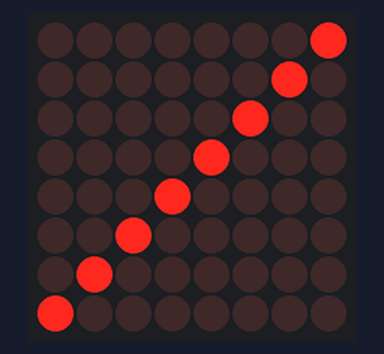
Simulated run of this program. Board: pyboard running MicroPython. Shown: 8×8 LED matrix. Library files of the repository ran but are not shown: MAX7219.py.

Above: at 1.0 s.
At 5.11 s:
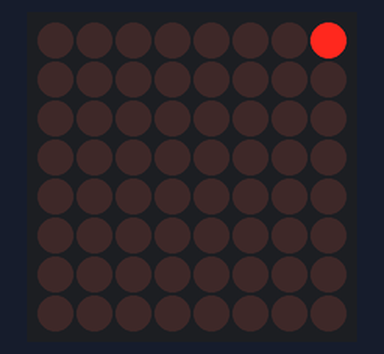
At 5.52 s:
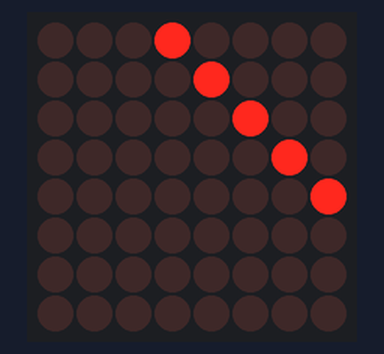
At 6.03 s:
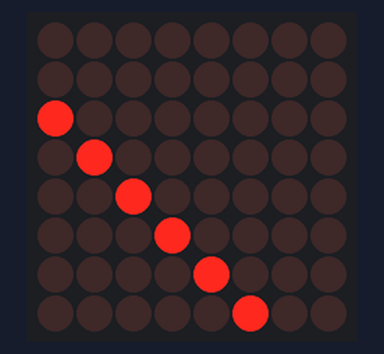
At 6.44 s:
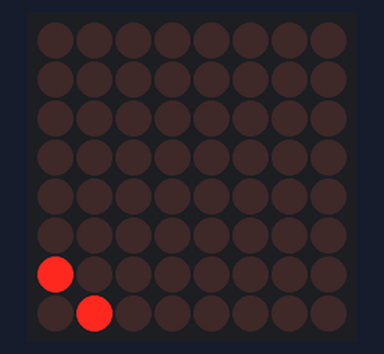
At 6.94 s:
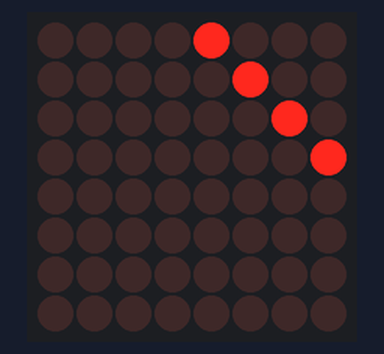

The program:

LEDMatrixExample.py
```python
# (licence header left out)
import pyb
from LEDMatrixWithMAX import *

m = LEDMatrixWithMAX(1)
m.on()
m.clearDisplay()
for i in range(8):
    m.setPixel(i,i,True)
m.updateDisplay()

intensity = 100
step = -1
for _ in range(500) :
  m.setIntensity(intensity)
  pyb.delay(10)
  intensity += step
  if intensity == 0:
    step = 1
  if intensity == 100:
    step = -1

while True :
  for k in range(8) :
    m.clearDisplay()
    for i in range(k+1) :
      m.setPixel(i, k-i, True)
    m.updateDisplay()
    pyb.delay(100)
  for k in range(7) :
    m.clearDisplay()
    for i in range(k,7) :
      m.setPixel(7+k-i, i+1, True)
    m.updateDisplay()
    pyb.delay(100)
```

LEDMatrixWithMAX.py
```python
# (licence header left out)
from MAX7219 import *

""" Test program
import pyb
from LEDMatrixWithMAX import *

m = LEDMatrixWithMAX(1)
m.on()
m.clearDisplay()
for i in range(8):
    m.setPixel(i,i,True)
m.updateDisplay()

intensity = 100
step = -1
while True:
	m.setIntensity(intensity)
	pyb.delay(10)
	intensity += step
	if intensity == 0:
		step = 1
	if intensity == 100:
		step = -1
"""

class LEDMatrixWithMAX:
	def __init__(self, bus):
		"""
		Create a new LED matrix

		When bus = 1, CLK = X6, CS = X5, DIN = X8
		When bus = 2, CLK = Y6, CS = Y5, DIN = Y8
		"""
		self.max = MAX7219(bus)
		self.max.scan(8)
		self.max.decode(MAX7219.NO_DECODE)
		self.max.test(MAX7219.NOTEST)
		self.bitmap = bytearray(8)
		self.clearDisplay()

	def on(self, on=True):
		""" Turn the matrix on or off """
		if on:
			self.max.switch(MAX7219.ON)
		else:
			self.max.switch(MAX7219.OFF)

	def clearBitmap(self):
		""" Set all pixels off (does not change the LEDs) """
		for i in range(8):
			self.bitmap[i] = 0

	def updateDisplay(self):
		""" Refresh the LEDs so that they match the pixels """
		for i in range(8):
			self.max.digit(i, self.bitmap[i])

	def clearDisplay(self):
		""" Set all pixels and LEDs off """
		self.clearBitmap()
		self.updateDisplay()

	def setPixel(self, x, y, on):
		""" Switch a given pixel on or off (does not change the LED) """
		if on:
			self.bitmap[x] |= 2**y
		else:
			self.bitmap[x] &= ~(2**y)

	def setIntensity(self, percent):
		""" Set the light intensity of the LEDs """
		self.max.intensity(percent)

	def showImage(self, image):
		"""
		Display an image on the LED matrix.

		The image should be a list or tuple of 8 lists or tuples or integers or strings.
		If the elements are lists or tuples, they should contains 8 values which will
			be interpreted as booleans to switch the LEDs on or off.
		If the elements are integers, their 8 least significant bits will be used
			to drive the LEDs on or off.
		If the elements are strings, they must have 8 characters.
			Spaces are interpreted as off, other characters are interpreted as on.
		"""
		if not isinstance(image, (list, tuple)):
			raise RuntimeError("Image is not a list")
		if len(image) != 8:
			raise RuntimeError("Image does not have 8 components")
		if isinstance(image[0], int):
			for i in range(8):
				value = image[i]
				for j in range(8):
					self.setPixel(j, i, value & 2**(7 - j))
		elif isinstance(image[0], str):
			for i in range(8):
				if len(image[i]) != 8:
					raise RuntimeError("String in image does not have 8 character")
				for j in range(8):
					self.setPixel(j, i, image[i][j] != ' ')
		elif isinstance(image[0], (tuple, list)):
			for i in range(8):
				if len(image[i]) != 8:
					raise RuntimeError("List in image does not have 8 items")
				for j in range(8):
					self.setPixel(j, i, image[i][j])
		else:
			raise RuntimeError("Could not interpret image")
		self.updateDisplay()
```

Measured:
- by itself, everything shown: repeats every 1.5 s, in 15 steps
